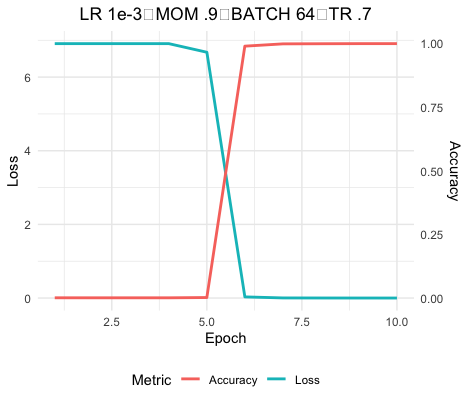
#> input picture code/tests/pilot_LR-1e-3_MOM-p9_BT-64_TR-p7.png, 468 x 405 px, given as the content of the folder ../tests/pilot_LR-1e-3_MOM-p9_BT-64_TR-p7.png, which was not available
$ python -i stim_functions.py   (imports and definitions only)
#> lines starting #> are read from the running program, lines starting #| are printed output that depends on the picture; pictures that were not available may be replaced by others from this repository, and a replacement may not be noted
### code/src/resize_images.py
#!/usr/bin/env python3
# -*- coding: utf-8 -*-
"""
Created on Tue Nov 12 22:57:31 2024

@author: cerpelloni
"""

from PIL import Image
import os
import glob
import shutil

## Resize the word stimuli
#
# Stimuli are made in Matlab to be 1430x1430 pixels
# In different moments, resizing is required:
# - enlarging them to 1859x1859 ensures that the manipulations of thickness
#   can be performed smoothly
# - shrinking them to 1000 px standardize them
#
# Take as input:
# - target size
# - folder in which to find the stimuli to resize
# - 'move' argument, whether to move the files into other folders
#   this is used for enlarging to 1859x1859, moves them from matlab_import to
#   braille, line, latin folders
def resize_word_stimuli(target_size, folder, move):

    # Define folder and dimensions
#> called with target_size = 700, move = False
    source_path = folder
    word_paths = glob.glob(os.path.join(source_path, '*.png'))

    # If 'move' is set to true, store everything in 'matlab_enlarged' and move later
    if move:
        dest_path = "../../input/words/matlab_enlarged"

    else:
        dest_path = folder

    # Define the target dimensions
    background_size = (target_size, target_size)


    # Create a white background
    background = Image.new("RGB", background_size, (255, 255, 255))
#> background: PIL image 700x700 RGB; every value is 255

    # Iterate over all images in the folder
    for path in word_paths:

        # Extract filename
        filename = path.split("/")[-1]

        # Open the image
        figure = Image.open(path).convert("RGB")

        # Resize figure
        figure.thumbnail(background_size, Image.LANCZOS)

        # Calculate position to center the figure
        x_position = (background_size[0] - figure.width) // 2
#> x_position = 116
        y_position = (background_size[1] - figure.height) // 2
#> y_position = 147

        # Paste the figure onto the background
        background.paste(figure, (x_position, y_position))
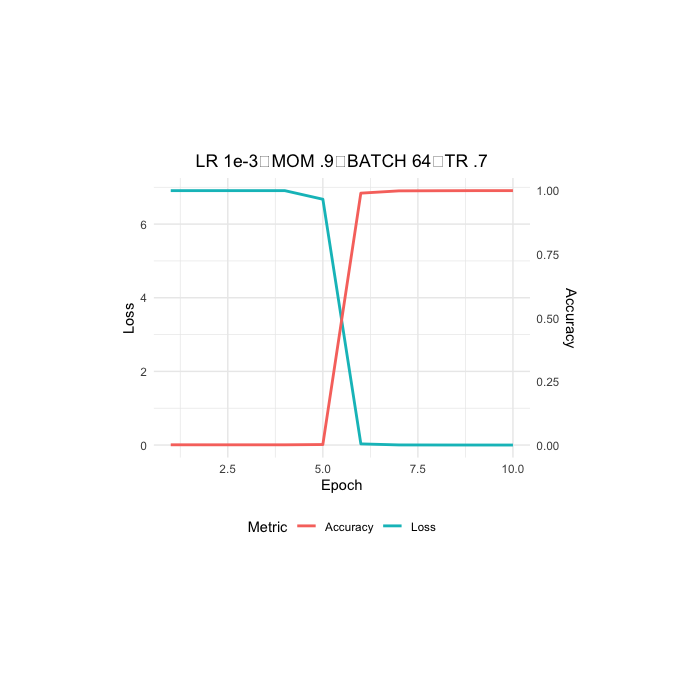
#> background: PIL image 700x700 RGB; mean R, G, B 252.9, 252.9, 252.9

        # Overwrite the original image
        background.save(f'{dest_path}/{filename}')

    # If chosen to, move new images to corresponding folders
    if move:

        # Define the destinations
        braille_path = os.path.join(dest_path, "../braille")
        line_path = os.path.join(dest_path, "../line")
        latin_path = os.path.join(dest_path, "../latin")

        # Create destination folders if they don't exist
        os.makedirs(braille_path, exist_ok=True)
        os.makedirs(line_path, exist_ok=True)
        os.makedirs(latin_path, exist_ok=True)

        # Iterate through all the images
        for filename in os.listdir(dest_path):

            # Get the image path
            file_path = os.path.join(dest_path, filename)

            # Assign the image to the corresponding folder
            if filename.startswith("br_"):
                shutil.move(file_path, braille_path)

            elif filename.startswith("ln_"):
                shutil.move(file_path, line_path)

            elif filename.startswith("lt_"):
                shutil.move(file_path, latin_path)

### code/stimuli/dataset_functions.py
#!/usr/bin/env python3
# -*- coding: utf-8 -*-
"""
Created on Wed Nov 13 16:15:32 2024

@author: cerpelloni
"""

## Create Dataset(s) for training / testing

import os
import zipfile
import glob
import shutil
import pandas as pd


# Create Dataset (folder structure)for Braille-Latin script associations
# Save a zipped file in input/dataset_Braille.zip
def create_dataset_LT():

    print("Dataset of Latin words only")

    # Classes - word list
    words_path = '../../inputs/words/nl_wordlist.csv'

    # Path to stored images
    stimuli_folder = '../../inputs/words/temp_variations'

    print(f"Sorting images from {stimuli_folder} class folders ...")

    # Define the scripts to match and copy
    scripts = ['_F1', '_F2', '_F3', '_F4']

    # Path to dataset structure
    dataset_folder = '../../inputs/datasets/LT'

    # Read the CSV file
    df = pd.read_csv(words_path, header = None, names = ['classes'])

    # Ensure destination folder exists
    os.makedirs(dataset_folder, exist_ok = True)

    # Iterate over each class name
    for class_name in df['classes']:

        # Create a subfolder for each class
        class_folder = os.path.join(dataset_folder, class_name)
        os.makedirs(class_folder, exist_ok = True)

        # Find and selectively move images matching the class name and allowed scripts
        for image_name in os.listdir(stimuli_folder):

            # Check if the image starts with any allowed prefix and includes the class name
            if any(image_name.startswith(class_name + script) for script in scripts):

                # Define source and destination paths
                src_path = os.path.join(stimuli_folder, image_name)
                dest_path = os.path.join(class_folder, image_name)

                # Copy the image to the class folder
                shutil.copy(src_path, dest_path)

    print("Images sorted into class folders \n")


# Create Dataset (folder structure)for Braille-Latin script associations
# Save a zipped file in input/dataset_Braille.zip
# [139 lines left out: functions create_dataset_BRLT, create_dataset_LNLT, do_datasets_exist, load_dataset, not called in this run]

### code/stimuli/stim_functions.py
#!/usr/bin/env python3
# -*- coding: utf-8 -*-
"""
Created on Tue Nov 12 10:41:33 2024

@author: cerpelloni
"""
import sys
sys.path.append('../')

import os
import glob
from PIL import Image

import stim_functions as stim
import src.resize_images as ri
import dataset_functions as dataset
import src.store_files as stf

### ---------------------------------------------------------------------------
### CREATE WORD VARIATIONS

# [233 lines left out: functions create_words_variations, shift_image, resize_image, parce_filename, not called in this run]
#> call 2 of resize_word_stimuli, with target_size = 1000, move = False
#> in resize_word_stimuli (call 2), `background = Image.new("RGB", background_size, (255, 255, 255))`: background: PIL image 1000x1000 RGB; every value is 255
#> in resize_word_stimuli (call 2), `background.paste(figure, (x_position, y_position))`:
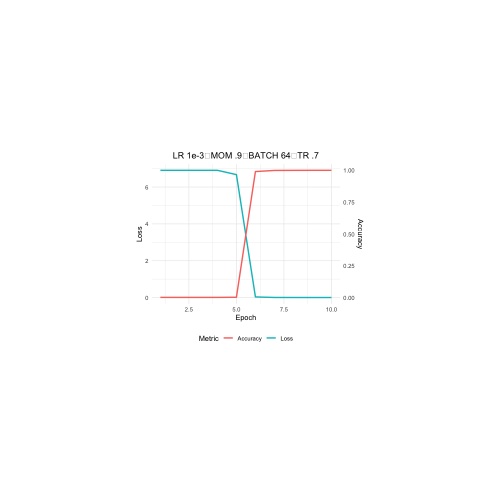
#> background: PIL image 1000x1000 RGB (shown at 1/2 size); mean R, G, B 254, 254, 254

    # Make temporary directory "temp_variations" to store the new images
    temp_path = os.path.join(stim_path, '..', 'temp_variations')
    os.makedirs(temp_path, exist_ok = True)

    ## Create size variations

    # Loop through all the new words to create size (S) variations
    for path in word_paths:

        # Extract script and letter to save the new image with the correct name
        word_info = stim.parce_filename(path)

        # Open the image
        img = Image.open(path).convert("RGB")

        # [9 lines of commented-out code are left out]
        sizes = [15,30]

        # Resize the images and save them in 'letters/variations'
        resize_image(path, img, sizes, word_info)


    ## Create position variations

    # Refresh list to include all the variations F* and S*
    word_paths = glob.glob(os.path.join(temp_path, '*S[0-9].png'))

    # Loop through all the words again to create horizontal (X) and vertical (Y) variations
    for path in word_paths:

        # Extract script and letter to save the new image with the correct name
        word_info = stim.parce_filename(path)

        # Open the image
        img = Image.open(path).convert("RGB")

        ## Define horizontal variations
        #  X1  X2  X3  X4  X5  X6  X7  X8  X9  X10 X11
        # -50 -40 -30 -20 -10  0   10  20  30  40  50
        x_positions = [-50, -40, -30, -20, -10, 0, 10, 20, 30, 40, 50]

        ## Define vertical variations
        #  Y1  Y2  Y3  Y4  Y5
        # -40 -20   0  20  40
        y_positions = [-40, -20, 0, 20, 40]

        # Shift the imges on the x-axis
        shift_image(path, img, x_positions, y_positions, word_info)


    ## Move stimuli to datasets/test and zip them

    # Prune size-only variations
    for file in glob.glob(os.path.join(temp_path, "*S[0-9].png")):
        os.remove(file)

    # Test sets are moved, training sets are organized
    if data_type == 'VBE':

        # Move (rename) the folder to datasets
        os.rename(temp_path, '../../inputs/datasets/test_vbe')

        # Zip it to be stored on GIN
        stf.zip_folder('../../inputs/datasets/test_vbe')

    elif data_type == 'VBT':

        # Move and zip
        os.rename(temp_path, '../../inputs/datasets/test_vbt')
        stf.zip_folder('../../inputs/datasets/test_vbt')

    else:

        # Create all the datasets
        dataset.create_dataset_LT()
        dataset.create_dataset_BRLT()
        dataset.create_dataset_LNLT()

        # Zip the datasets
        stf.zip_subfolders('../../inputs/datasets/LT')
        stf.zip_subfolders('../../inputs/datasets/BR_LT')
        stf.zip_subfolders('../../inputs/datasets/LN_LT')

        # Then delete the folder
        os.rmdir(temp_path)


### ---------------------------------------------------------------------------
### MAIN VARIATIONS FUNCTIONS

# Position variations
# From an image, will create copies that are shifted on the x and y axes
def shift_image(path, image, x_positions, y_positions, stim_info):


    # Loop through all combinations of x and y positions
    for iX, x in enumerate(x_positions):

        for iY, y in enumerate(y_positions):

            # Create white image on which to paste the shifted word
            canvas = Image.new("RGB", image.size, (255, 255, 255))

            # Paste the original image at the shifted position
            canvas.paste(image, (x, y))

            # Add information to the name and save the image
            shifted_savename = f'../../inputs/words/temp_variations/{stim_info}_X{iX+1}_Y{iY+1}.png'
            canvas.save(shifted_savename)


# Resizing function
# From given sizes and image, will create the 5 (actually 4) variations needed
def resize_image(path, image, sizes, stim_info):

    # Assuming images passed are squared (they should be), use the original side
    # to crop enlarged /shrank images
    resize_factor = image.width

    ## Make letter the same
    # Just adjust name and save original
    cropped_savename = f'../../inputs/words/temp_variations/{stim_info}_S3.png'
    image.save(cropped_savename)

    # Each size correspond to two variations, apply them both
    for i, s in enumerate(sizes):

        ## Make letter bigger
        # Compute factor
        increase = 1+s/100

        # Resize
        bigger_image = image.resize((int(image.width * increase), int(image.height * increase)), Image.LANCZOS)

        # Calculate the coordinates to crop the image to 500x500 from the center
        left = (bigger_image.width - resize_factor) / 2
        top = (bigger_image.height - resize_factor) / 2
        right = (bigger_image.width + resize_factor) / 2
        bottom = (bigger_image.height + resize_factor) / 2

        # Crop image
        cropped_image = bigger_image.crop((left, top, right, bottom))

        # Adjust filename to note the change
        cropped_savename = f'../../inputs/words/temp_variations/{stim_info}_S{4+i}.png'

        # Save image
        cropped_image.save(cropped_savename)


        ## Make letter smaller
        # Compute factor
        decrease = 1-s/100

        # Resize
        smaller_image = image.resize((int(image.width * decrease), int(image.height * decrease)), Image.LANCZOS)

        # Create a new white background image with the same size as the original image
        background = Image.new("RGB", (image.width, image.height), (255, 255, 255))

        # Calculate the position to paste the resized image onto the center of white background
        x_offset = int(image.width - smaller_image.width) // 2
        y_offset = int(image.height - smaller_image.height) // 2

        # Paste the resized image onto the white background
        background.paste(smaller_image, (x_offset, y_offset))

        # Calculate the coordinates to crop the image to 500x500 from the center
        left = (background.width - resize_factor) / 2
        top = (background.height - resize_factor) / 2
        right = (background.width + resize_factor) / 2
        bottom = (background.height + resize_factor) / 2

        # Crop image
        cropped_image = background.crop((left, top, right, bottom))

        # Adjust filename to note the change
        cropped_savename = f'../../inputs/words/temp_variations/{stim_info}_S{2-i}.png'

        # Save image
        cropped_image.save(cropped_savename)


### ---------------------------------------------------------------------------
### SUPPORT FUNCTIONS

# Extract script and letter information from filename
# Example: from 'letters/to_variate/br_a' -> script = 'br', letter = 'a'
def parce_filename(image_path):

    # Extract the file name from the path
    filename = os.path.basename(image_path)

    # Remove the file extension
    filename_no_ext = os.path.splitext(filename)[0]

    # Return the whole filename, with script, letter, and variations in size or thicnkess
    return filename_no_ext


#> (the run stopped early here; a loop or call above may not have finished)

$ run again, on code/tests/pilot_LR-1e-4_MOM-p4_BT-64_TR-p7.png
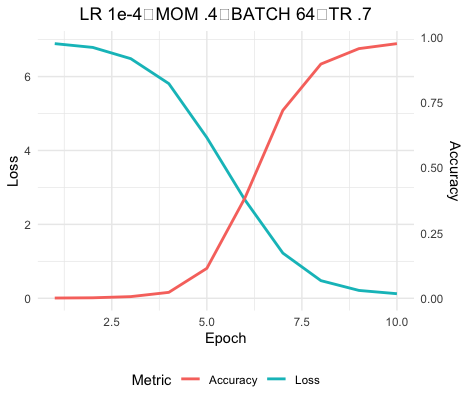
#> input picture code/tests/pilot_LR-1e-4_MOM-p4_BT-64_TR-p7.png, 468 x 405 px, given as the content of the folder ../tests/pilot_LR-1e-4_MOM-p4_BT-64_TR-p7.png, which was not available
#> in resize_word_stimuli, `background.paste(figure, (x_position, y_position))`:
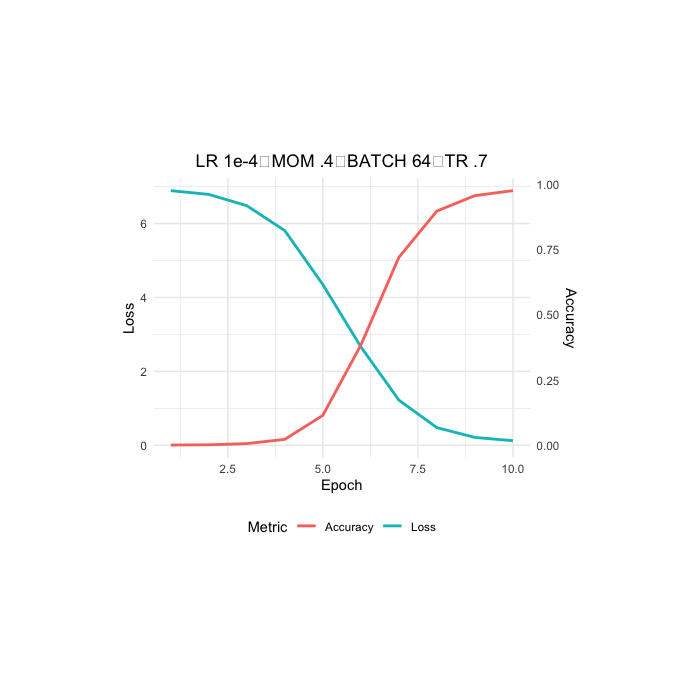
#> background: PIL image 700x700 RGB; mean R, G, B 253, 253, 253
#> in resize_word_stimuli (call 2), `background.paste(figure, (x_position, y_position))`:
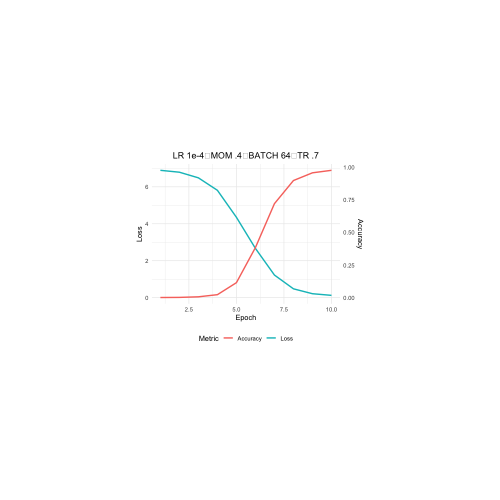
#> background: PIL image 1000x1000 RGB (shown at 1/2 size); mean R, G, B 254, 254, 254

$ run again, on code/tests/pilot_LR-1e-4_MOM-p5_BT-64_TR-p7.png
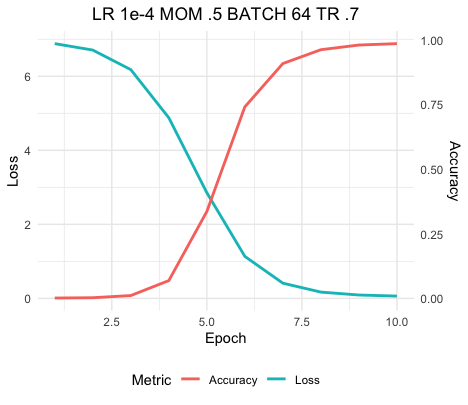
#> input picture code/tests/pilot_LR-1e-4_MOM-p5_BT-64_TR-p7.png, 468 x 405 px, given as the content of the folder ../tests/pilot_LR-1e-4_MOM-p5_BT-64_TR-p7.png, which was not available
#> in resize_word_stimuli, `background.paste(figure, (x_position, y_position))`:
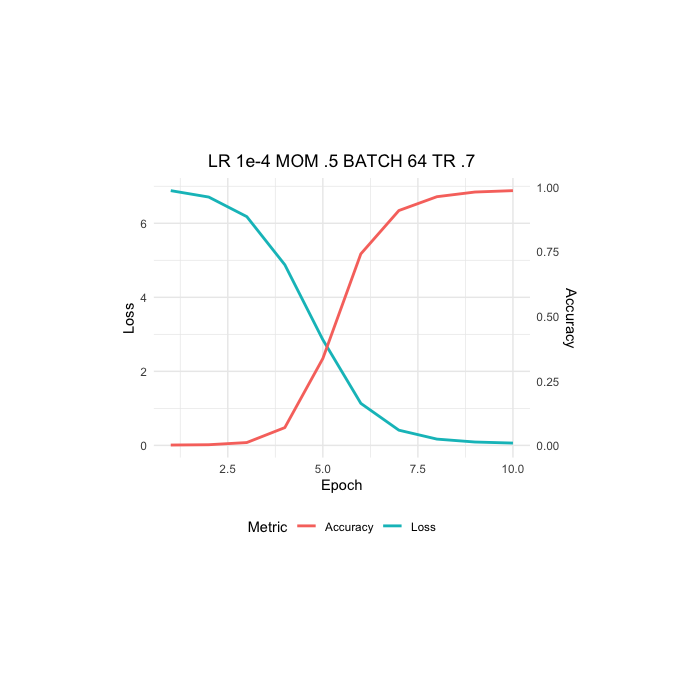
#> background: PIL image 700x700 RGB; mean R, G, B 253, 253, 253
#> in resize_word_stimuli (call 2), `background.paste(figure, (x_position, y_position))`:
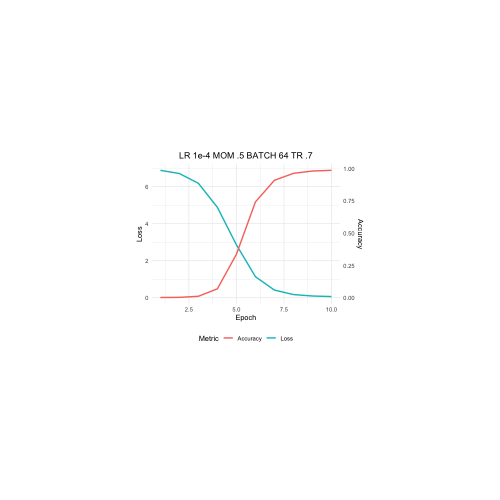
#> background: PIL image 1000x1000 RGB (shown at 1/2 size); mean R, G, B 254, 254, 254

$ run again, on code/tests/pilot_LR-1e-4_MOM-p9_BT-128_TR-p7.png
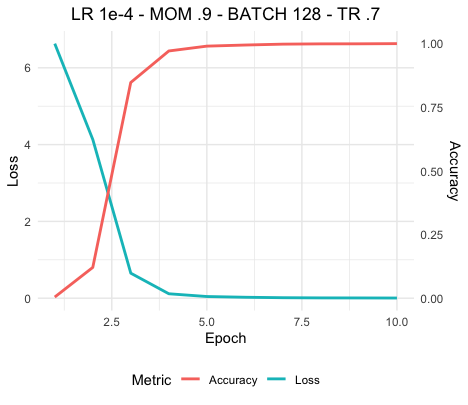
#> input picture code/tests/pilot_LR-1e-4_MOM-p9_BT-128_TR-p7.png, 468 x 405 px, given as the content of the folder ../tests/pilot_LR-1e-4_MOM-p9_BT-128_TR-p7.png, which was not available
#> in resize_word_stimuli, `background.paste(figure, (x_position, y_position))`:
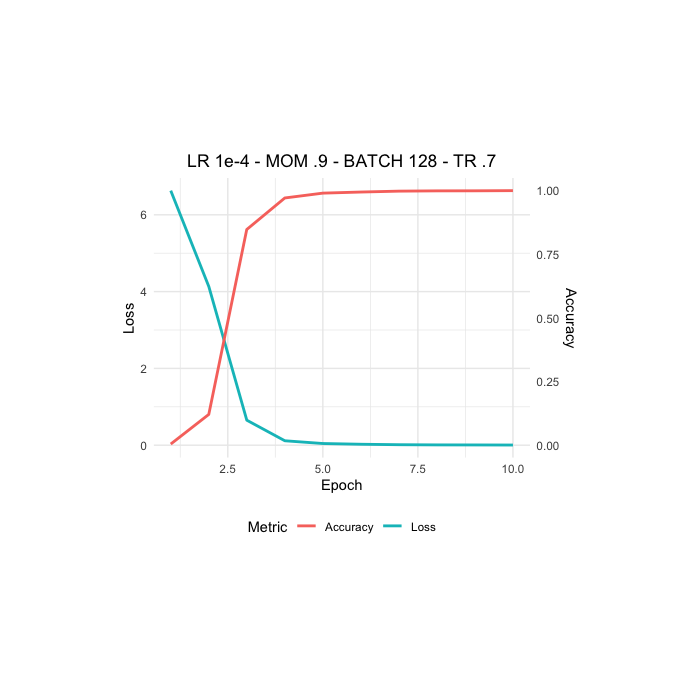
#> background: PIL image 700x700 RGB; mean R, G, B 252.9, 252.9, 252.9
#> in resize_word_stimuli (call 2), `background.paste(figure, (x_position, y_position))`:
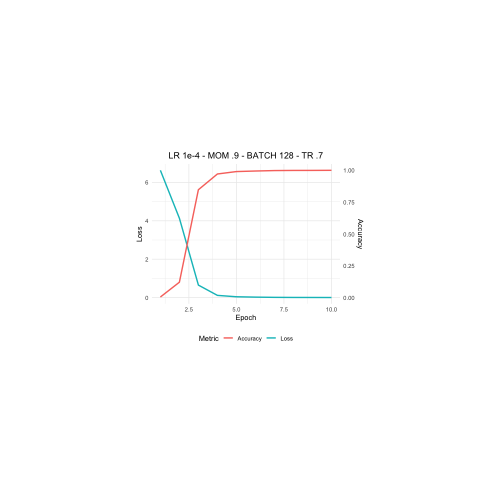
#> background: PIL image 1000x1000 RGB (shown at 1/2 size); mean R, G, B 254, 254, 254
